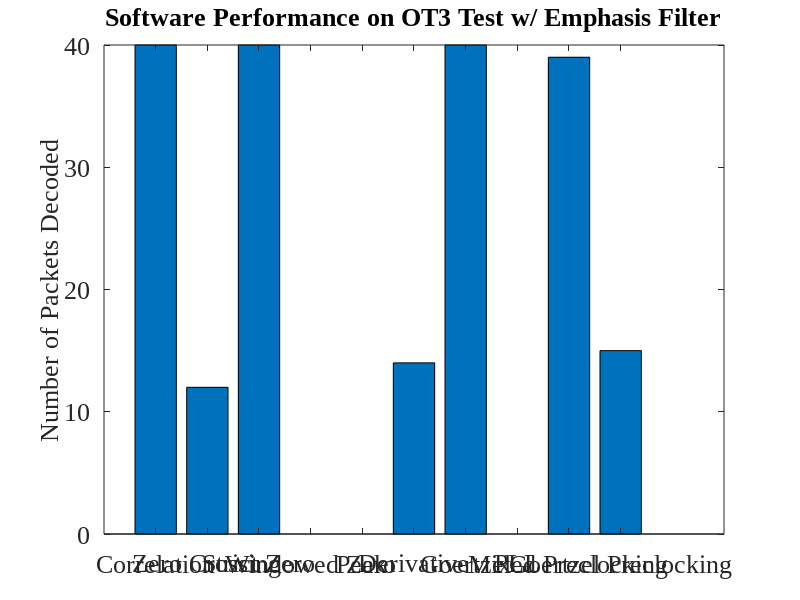

The MATLAB script that drew this image: (Note: this script raises an error after producing the figure.)
fontSize = 19;
% .wav file	Filtering	Correlation	Zero Xing	Strict Xing	Windowed Zero	Peak	Derivative	Goertzel	PLL	PreClocking	Goertzel Pre
% OT3Test	None        40          35          40          39              3       40          40          40	0           40	
%           Bandpass	40          19          0           0               0       33          40          40	40          28	
%           6db         40          12          40          0               0       14          40          0	39          15	
% Gen200	None        200         200         200         200             200     200         200         200	0           200	
%           Bandpass	200         27          200         0               0       200         200         200	200         106	
%           6db         200         200         200         0               0       200         200         200	200         199	
% OT3WNoise	None        24          0           6           0               0       3           25          21	0           10	
%           Bandpass	24          6           2           0               0       5           23          23	17          11	
%           6db         11          1           9           0               0       4           6           14	6           5	
% LATrack1	None        946         460         568         298             0       543         965         925	0           564	
%           Bandpass	964         536         151         0               0       422         965         654	939         431	
%           6db         914         53          422         0               0       97          512         189	482         224	
% LATrack2	None        639         0           0           162             0       5           608         0	0           390	
%           Bandpass	872         0           0           0               0       0           448         0	939         230	
%           6db         958         209         74          0               0       254         956         0	947         392	

x = [40          12          40          0               0       14          40          0	39          15];
y = ['Correlation' 'Zero Crossing' 'Strict Zero' 'Windowed Zero' 'Peak' 'Derivative' 'Goertzel' 'PLL' 'Mixed Preclocking' 'Goertzel Preclocking'];
f = figure('Position',[0,0,1280,1024]);
set(gcf,'color','w');
bar(x);
filename = 'Software Performance on OT3 Test w/ Emphasis Filter';
title(filename);
%xlabel('Devices');
ylabel('Number of Packets Decoded');
set(gca,'XTickLabel',{'Correlation' 'Zero Crossing' 'Strict Zero' 'Windowed Zero' 'Peak' 'Derivative' 'Goertzel' 'PLL' 'Mixed Preclocking' 'Goertzel Preclocking'})
set(gca,'FontSize',fontSize, 'FontName', 'Times New Roman');
set(findall(gcf,'type','text'),'FontSize',fontSize, 'FontName', 'Times New Roman');
rotateXLabels(gca, 45)
set(gca, 'xtick', [])
grid on
saveas(f, strcat('.\..\..\..\rrxthesis\images\',regexprep(filename,'[^\w'']',''),'.png'));
pause();
close(f);
clear all;